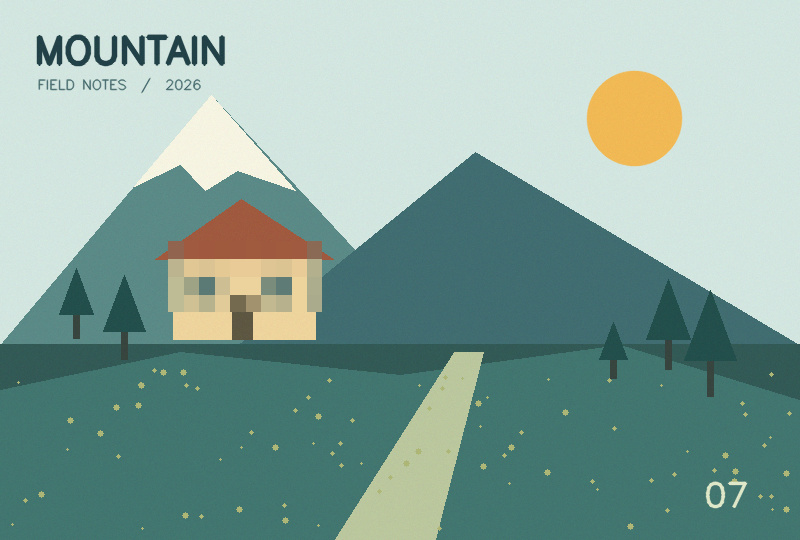
#> input picture samples/template.jpg, 800 x 540 px; the run also reads 2 pictures not shown here
$ python create_demo.py
#> lines starting #> are read from the running program, lines starting #| are printed output that depends on the picture; after the words box and inside, x2 and y2 are one past the last pixel; in counts of white or black regions, pixels touching at a corner belong together
### mosaic_repair/core.py
"""Image alignment and strictly masked compositing. Coordinates are original pixels."""
from __future__ import annotations

from dataclasses import dataclass
from io import BytesIO
from pathlib import Path
import math
import os
import tempfile

import cv2
import numpy as np
from PIL import Image, ImageOps, UnidentifiedImageError

MAX_PIXELS = 36_000_000
MAX_EDGE = 16000
MODES = {"similarity": 2, "affine": 3, "perspective": 4}


class RepairError(ValueError):
    """An actionable error suitable for display in the application."""


@dataclass
class Alignment:
    matrix: np.ndarray
    message: str
    inliers: int = 0
    error: float = 0.0


def read_image(value: str | Path | bytes) -> np.ndarray:
    try:
        with Image.open(BytesIO(value) if isinstance(value, bytes) else value) as image:
            w, h = image.size
            if w * h > MAX_PIXELS or max(w, h) > MAX_EDGE:
                raise RepairError("图片过大：每张最多 3600 万像素，单边最多 16000 像素。")
            array = np.array(ImageOps.exif_transpose(image).convert("RGBA"))
            array.setflags(write=False)
            return array
    except (UnidentifiedImageError, OSError, Image.DecompressionBombError) as exc:
        raise RepairError(f"无法读取图片：{exc}") from exc


def png_bytes(array: np.ndarray) -> bytes:
    output = BytesIO()
    Image.fromarray(array).save(output, format="PNG")
    return output.getvalue()


def atomic_write(path: str | Path, data: bytes) -> None:
    path = Path(path)
    tmp = None
    try:
        with tempfile.NamedTemporaryFile(dir=path.parent, prefix=".mrepair-", delete=False) as f:
            tmp = f.name
            f.write(data)
            f.flush()
            os.fsync(f.fileno())
        os.replace(tmp, path)
    finally:
        if tmp and os.path.exists(tmp):
            os.unlink(tmp)


def export_image(path: str | Path, image: np.ndarray) -> None:
    output = BytesIO()
    pil = Image.fromarray(image)
    suffix = Path(path).suffix.lower()
    if suffix in (".jpg", ".jpeg"):
        background = Image.new("RGB", pil.size, "white")
        background.paste(pil, mask=pil.getchannel("A"))
        background.save(output, "JPEG", quality=95, subsampling=0)
    elif suffix == ".png":
        pil.save(output, "PNG")
    else:
        raise RepairError("导出格式请选择 PNG 或 JPEG。")
    atomic_write(path, output.getvalue())


def validate_matrix(matrix: np.ndarray, source_shape, target_shape) -> np.ndarray:
    matrix = np.asarray(matrix, dtype=np.float64)
    if matrix.shape != (3, 3) or not np.isfinite(matrix).all() or abs(matrix[2, 2]) < 1e-10:
        raise RepairError("对齐矩阵无效，请重新校准。")
    matrix = matrix / matrix[2, 2]
    if abs(np.linalg.det(matrix)) < 1e-10 or np.linalg.cond(matrix) > 1e12:
        raise RepairError("校准点无法确定稳定的变换，请选择分散且不共线的点。")
    h, w = source_shape[:2]
    th, tw = target_shape[:2]
    corners = np.float32([[0, 0], [w, 0], [w, h], [0, h]])
    denominators = np.c_[corners, np.ones(4)] @ matrix[2]
    if np.any(denominators <= 1e-6):
        raise RepairError("透视变换经过无穷远点，请重新选择校准点。")
    polygon = cv2.perspectiveTransform(corners[None], matrix)[0]
    area = abs(cv2.contourArea(polygon))
    if not cv2.isContourConvex(polygon) or area < 4 or area > tw * th * 100:
        raise RepairError("对齐结果变形过大，请更换对齐方式或手动校准。")
    target_polygon = np.float32([[0, 0], [tw, 0], [tw, th], [0, th]])
    overlap, _ = cv2.intersectConvexConvex(polygon, target_polygon)
    if overlap < 1:
        raise RepairError("对齐后的补充图与模板没有重叠。")
    return matrix


# [39 lines left out: function manual_align, not called in this run]


def _working_gray(image):
    h, w = image.shape[:2]
    scale = min(1.0, 1600.0 / max(h, w))
    size = (max(1, round(w * scale)), max(1, round(h * scale)))
    small = cv2.resize(image, size, interpolation=cv2.INTER_AREA) if scale < 1 else image
    gray = cv2.cvtColor(small, cv2.COLOR_RGBA2GRAY)
    gray = cv2.createCLAHE(2.0, (8, 8)).apply(gray)
    mask = np.uint8(small[:, :, 3] > 240) * 255
    return gray, mask, np.diag([w / size[0], h / size[1], 1.0])


def auto_align(source: np.ndarray, target: np.ndarray, mode="similarity", crop=None) -> Alignment:
    if mode not in MODES:
        raise RepairError("未知的对齐方式。")
    working_source = source
    offset = np.eye(3)
    if crop is not None:
        x, y, w, h = crop
        working_source = source[y:y+h, x:x+w]
        offset[:2, 2] = (x, y)
    gray_s, mask_s, scale_s = _working_gray(working_source)
    scale_s = offset @ scale_s
    gray_t, mask_t, scale_t = _working_gray(target)
    sift = cv2.SIFT_create(nfeatures=6000, contrastThreshold=0.015)
    ks, ds = sift.detectAndCompute(gray_s, mask_s)
    kt, dt = sift.detectAndCompute(gray_t, mask_t)
    if ds is None or dt is None or min(len(ds), len(dt)) < 8:
        raise RepairError("图片可用特征太少。请用手动校准，在两张图上点选对应位置。")
    matcher = cv2.BFMatcher(cv2.NORM_L2)
    def good_matches(first, second):
        return {pair[0].queryIdx: pair[0].trainIdx for pair in matcher.knnMatch(first, second, k=2)
                if len(pair) == 2 and pair[0].distance < 0.75 * pair[1].distance}
    forward, reverse = good_matches(ds, dt), good_matches(dt, ds)
    matches = [(i, j) for i, j in forward.items() if reverse.get(j) == i]
    required = 12 if mode == "perspective" else 8
    if len(matches) < required:
        raise RepairError(f"可靠匹配点不足（{len(matches)}/{required}）。请改用手动校准。")
    src = np.float32([ks[i].pt for i, _ in matches])
    dst = np.float32([kt[j].pt for _, j in matches])
    if mode == "perspective":
        matrix, mask = cv2.findHomography(src, dst, cv2.RANSAC, 3.0, maxIters=4000, confidence=0.995)
    else:
        estimate = cv2.estimateAffinePartial2D if mode == "similarity" else cv2.estimateAffine2D
        affine, mask = estimate(src, dst, method=cv2.RANSAC, ransacReprojThreshold=3.0,
                                maxIters=4000, confidence=0.995, refineIters=15)
        matrix = None if affine is None else np.vstack([affine, [0, 0, 1]])
    if matrix is None or mask is None:
        raise RepairError("自动对齐失败，请改用手动校准。")
    inlier_mask = mask.ravel().astype(bool)
    n = int(inlier_mask.sum())
    if n < (8 if mode == "perspective" else 6) or n / len(matches) < 0.4:
        raise RepairError(f"匹配一致性不足（{n}/{len(matches)}），请手动校准。")
    # A cluster of features in a tiny patch does not constrain the whole image.
    for points, gray in ((src[inlier_mask], gray_s), (dst[inlier_mask], gray_t)):
        if cv2.contourArea(cv2.convexHull(points)) < gray.size * 0.005:
            raise RepairError("匹配点过于集中，整图对齐不可靠。请手动选择分散的对应点。")
    original_matrix = validate_matrix(scale_t @ matrix @ np.linalg.inv(scale_s), source.shape, target.shape)
    projected = cv2.perspectiveTransform(src[inlier_mask][None], matrix)[0]
    error = float(np.median(np.linalg.norm(projected - dst[inlier_mask], axis=1)) * scale_t[0, 0])
    return Alignment(original_matrix, f"自动对齐 · {n}/{len(matches)} 个匹配点 · 中位误差 {error:.2f} px", n, error)


# [86 lines left out: functions region_mask, composite, overlay, not called in this run]

### mosaic_repair/model.py
"""Editable state and portable ZIP-based project persistence (no pickle)."""
from __future__ import annotations

from dataclasses import dataclass, field, replace, asdict
from io import BytesIO
from pathlib import Path, PureWindowsPath
import base64
import json
import zipfile

import numpy as np

from .core import MODES, RepairError, atomic_write, png_bytes, read_image, validate_matrix
from .colors import ColorSettings, ColorTransform
from .selections import read_region_mask

MAX_TOTAL_PIXELS = 100_000_000
MAX_MANIFEST_BYTES = 16_000_000


@dataclass
class Region:
    rect: tuple[int, int, int, int]
    enabled: bool = True
    space: str = "source"
    kind: str = "rectangle"
    points: tuple = ()
    brush_size: int = 20
    mask_png: str = ""

    # [9 lines left out: function from_mask, not called in this run]

    @classmethod
    def from_shape(cls,kind,points,shape,brush_size=20):
        pts = np.asarray(points,dtype=float).reshape(-1,2)
        if len(pts)<(3 if kind=="polygon" else 1) or len(pts)>4096:
            raise RepairError("选区点数无效。多边形至少需要 3 个点。")
        h,w = shape[:2]
        margin = brush_size//2+1 if kind in ("brush","eraser") else 0
        low = np.floor(pts.min(axis=0)).astype(int)-margin
        high = np.ceil(pts.max(axis=0)).astype(int)+margin+1
        x,y = max(0,int(low[0])),max(0,int(low[1]))
        ex,ey = min(w,int(high[0])),min(h,int(high[1]))
        if ex<=x or ey<=y:
            raise RepairError("选区超出模板范围。")
        return cls((x,y,ex-x,ey-y),True,"template",kind,
                   tuple(tuple(float(v) for v in p) for p in pts),brush_size)


@dataclass
class Source:
    name: str
    image: np.ndarray
    matrix: np.ndarray | None = None
    mode: str = "similarity"
    message: str = "尚未对齐"
    regions: list[Region] = field(default_factory=list)
    source_points: list[tuple[float, float]] = field(default_factory=list)
    target_points: list[tuple[float, float]] = field(default_factory=list)
    enabled: bool = True
    crop: tuple[int, int, int, int] | None = None
    color: ColorSettings = field(default_factory=ColorSettings)

    # [10 lines left out: functions bounds, visible_pairs, not called in this run]


@dataclass
class Document:
    base_name: str
    base: np.ndarray
    sources: list[Source] = field(default_factory=list)
    feather: int = 3
    original_paths: tuple[str, ...] = ()
    base_path: str | None = None

    # [11 lines left out: functions clone, check_capacity, not called in this run]


def save_project(path, document: Document):
    version = 3 if any(r.kind=="wand" for s in document.sources for r in s.regions) else 2
    manifest = {"version": version, "base_name": document.base_name, "feather": document.feather,
                "base_path": document.base_path, "original_paths": document.original_paths, "sources": []}
    output = BytesIO()
    with zipfile.ZipFile(output, "w", compression=zipfile.ZIP_STORED) as archive:
        archive.writestr("images/base.png", png_bytes(document.base))
        for i, source in enumerate(document.sources):
            image_path = f"images/source-{i}.png"
            archive.writestr(image_path, png_bytes(source.image))
            manifest["sources"].append({"name": source.name, "image": image_path,
                "matrix": None if source.matrix is None else source.matrix.tolist(),
                "mode": source.mode, "message": source.message, "enabled": source.enabled, "crop": source.crop,
                "regions": [asdict(r) for r in source.regions], "color": asdict(source.color),
                "source_points": source.source_points, "target_points": source.target_points})
        parameters = json.dumps(manifest, ensure_ascii=False, allow_nan=False).encode("utf-8")
        if len(parameters)>MAX_MANIFEST_BYTES:
            raise RepairError("工程选区数据过多，请删除部分选区后再保存。")
        archive.writestr("manifest.json", parameters)
    atomic_write(path, output.getvalue())


# [140 lines left out: functions load_project, read_color_settings, not called in this run]

### mosaic_repair/selections.py
"""Selections rasterized in original template/source pixel coordinates."""
import base64
from io import BytesIO

import cv2
import numpy as np
from PIL import Image

from .core import RepairError


# [47 lines left out: functions read_region_mask, magic_wand_mask, not called in this run]


def paint_region(mask,region,offset=(0,0)):
    kind = getattr(region,"kind","rectangle")
    color = 0 if kind=="eraser" else 255
    ox,oy = offset
    if kind=="wand":
        x,y,w,h = region.rect
        selection = read_region_mask(region)
        # Painting adds only selected pixels, preserving earlier selections in holes.
        x0,y0 = max(x,ox),max(y,oy)
        x1,y1 = min(x+w,ox+mask.shape[1]),min(y+h,oy+mask.shape[0])
        if x1>x0 and y1>y0:
            view = mask[y0-oy:y1-oy,x0-ox:x1-ox]
            view[selection[y0-y:y1-y,x0-x:x1-x]>0] = 255
    elif kind=="rectangle":
        x,y,w,h = region.rect
        cv2.rectangle(mask,(x-ox,y-oy),(x+w-1-ox,y+h-1-oy),color,-1)
    else:
        points = np.rint(np.asarray(region.points)-[ox,oy]).astype(np.int32)
        if kind=="polygon":
            cv2.fillPoly(mask,[points],color)
        elif len(points):
            width = region.brush_size
            radius = max(1,width//2)
            for point in points:
                cv2.circle(mask,tuple(point),radius,color,-1)
            if len(points)>1:
                cv2.polylines(mask,[points],False,color,width)


# [16 lines left out: function region_contours, not called in this run]


def source_masks(source,target_shape):
    h,w = target_shape[:2]
    sh,sw = source.image.shape[:2]
    legacy = np.zeros((sh,sw),np.uint8)
    for region in source.regions:
        if region.enabled and getattr(region,"space","source")=="source":
            paint_region(legacy,region)
    cx,cy,cw,ch = getattr(source,"crop",None) or (0,0,sw,sh)
    legacy[:cy]=0; legacy[cy+ch:]=0
    legacy[:,:cx]=0; legacy[:,cx+cw:]=0
    target = cv2.warpPerspective(legacy,source.matrix,(w,h),flags=cv2.INTER_LINEAR)
    target[target>0]=255
    template_only = np.zeros((h,w),np.uint8)
    for region in source.regions:
        if region.enabled and getattr(region,"space","source")=="template":
            paint_region(target,region)
            paint_region(template_only,region)
    if template_only.any():
        support = cv2.warpPerspective(template_only,np.linalg.inv(source.matrix),(sw,sh),flags=cv2.INTER_NEAREST)
        support = np.maximum(support,legacy)
    else:
        support = legacy
    support[:cy]=0; support[cy+ch:]=0
    support[:,:cx]=0; support[:,cx+cw:]=0
    return target,support

### mosaic_repair/colors.py
"""Robust global tone matching for registered versions of the same photograph."""
from dataclasses import dataclass
import cv2
import numpy as np


@dataclass(frozen=True)
class ColorTransform:
    gains: tuple = (1., 1., 1.)
    offsets: tuple = (0., 0., 0.)
    samples: int = 0


@dataclass
class ColorSettings:
    auto: bool = True
    strength: int = 100
    brightness: int = 0
    contrast: int = 0
    saturation: int = 0
    temperature: int = 0
    transform: ColorTransform | None = None

    def key(self):
        return (self.auto, self.strength, self.brightness, self.contrast,
                self.saturation, self.temperature, self.transform)


def estimate_color_transform(source, target, matrix, crop=None, exclusion=None):
    h,w = target.shape[:2]
    scale = min(1.,900/max(h,w))
    tw,th = max(1,round(w*scale)),max(1,round(h*scale))
    small_target = cv2.resize(target,(tw,th),interpolation=cv2.INTER_AREA)
    transform = np.diag([tw/w,th/h,1.]) @ matrix
    sh,sw = source.shape[:2]
    sx,sy,cw,ch = crop or (0,0,sw,sh)
    offset = np.array([[1,0,sx],[0,1,sy],[0,0,1.]])
    warped = cv2.warpPerspective(source[sy:sy+ch,sx:sx+cw],transform @ offset,(tw,th))
    valid = (warped[:,:,3]>250) & (small_target[:,:,3]>250)
    if exclusion is not None:
        valid &= cv2.resize(exclusion,(tw,th),interpolation=cv2.INTER_NEAREST)==0
    valid &= (warped[:,:,:3].min(axis=2)>3) & (warped[:,:,:3].max(axis=2)<252)
    valid &= (small_target[:,:,:3].min(axis=2)>3) & (small_target[:,:,:3].max(axis=2)<252)
    a = cv2.cvtColor(warped[:,:,:3].astype(np.float32)/255,cv2.COLOR_RGB2LAB)[valid]
    b = cv2.cvtColor(small_target[:,:,:3].astype(np.float32)/255,cv2.COLOR_RGB2LAB)[valid]
    if len(a)<64:
        raise ValueError("自动调色可用参考像素不足，请扩大裁切范围，或使用手动颜色调整。")
    if len(a)>100000:
        index = np.linspace(0,len(a)-1,100000).astype(int)
        a,b = a[index],b[index]
    keep = np.ones(len(a),bool)
    for _ in range(3):
        aa,bb = a[keep],b[keep]
        ma,mb = np.median(aa,axis=0),np.median(bb,axis=0)
        sa = np.percentile(aa,85,axis=0)-np.percentile(aa,15,axis=0)
        sb = np.percentile(bb,85,axis=0)-np.percentile(bb,15,axis=0)
        gains = np.clip(np.divide(sb,sa,out=np.ones(3),where=sa>1.5),.5,2.)
        ca = np.median(np.linalg.norm(aa[:,1:]-ma[1:],axis=1))
        cb = np.median(np.linalg.norm(bb[:,1:]-mb[1:],axis=1))
        gains[1:] = np.clip(cb/ca,.4,2.5) if ca>1 else 1.
        offsets = mb-gains*ma
        residual = np.linalg.norm((a*gains+offsets-b)*[1.,.7,.7],axis=1)
        keep = residual<=max(float(np.percentile(residual,80)),1.)
    return ColorTransform(tuple(float(v) for v in gains),tuple(float(v) for v in offsets),int(keep.sum()))


# [29 lines left out: functions adjust_rgb, adjust_image, not called in this run]

### tools/create_demo.py
"""Create an original geometric demo, with complementary masks and unequal resolutions."""
from pathlib import Path
import sys

import cv2
import numpy as np

sys.path.insert(0, str(Path(__file__).resolve().parents[1]))
from mosaic_repair.core import auto_align, export_image, read_image
from mosaic_repair.model import Document, Source, Region, save_project
from mosaic_repair.colors import estimate_color_transform
from mosaic_repair.selections import source_masks


def create_demo(root):
    output = root / "samples"
    output.mkdir(exist_ok=True)
    rng = np.random.default_rng(940)
    h, w = 540, 800
    rgb = np.empty((h,w,3), np.uint8)
    rgb[:] = (211,230,224)
    cv2.circle(rgb, (634,118), 47, (241,185,85), -1, cv2.LINE_AA)
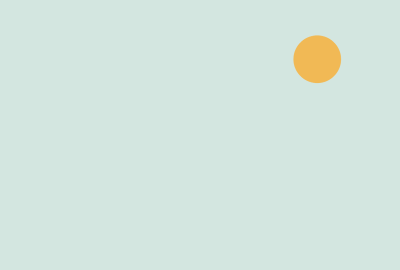
#> rgb: shape (540, 800, 3) (shown at 1/2 size); mean of channels 0, 1, 2 211.5, 229.3, 221.7; drawn as R, G, B
    cv2.fillPoly(rgb, [np.int32([[0,345],[211,95],[443,345]])], (91,138,135))
    cv2.fillPoly(rgb, [np.int32([[238,345],[475,152],[800,345]])], (65,109,113))
    cv2.fillPoly(rgb, [np.int32([[134,186],[211,95],[295,190],[237,170],[205,190],[180,164]])], (246,244,226))
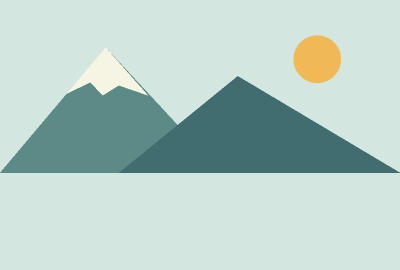
#> rgb: shape (540, 800, 3) (shown at 1/2 size); mean of channels 0, 1, 2 182.4, 205.7, 199.5; drawn as R, G, B
    cv2.rectangle(rgb, (0,344), (800,540), (51,90,86), -1)
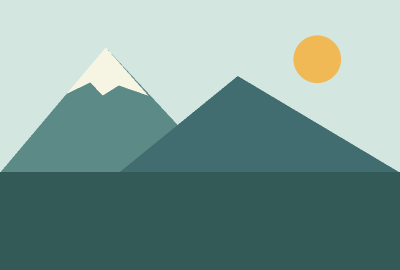
#> rgb: shape (540, 800, 3) (shown at 1/2 size); mean of channels 0, 1, 2 124.9, 155.3, 149.8; drawn as R, G, B
    cv2.fillPoly(rgb, [np.int32([[0,390],[180,352],[400,375],[620,345],[800,400],[800,540],[0,540]])], (66,118,112))
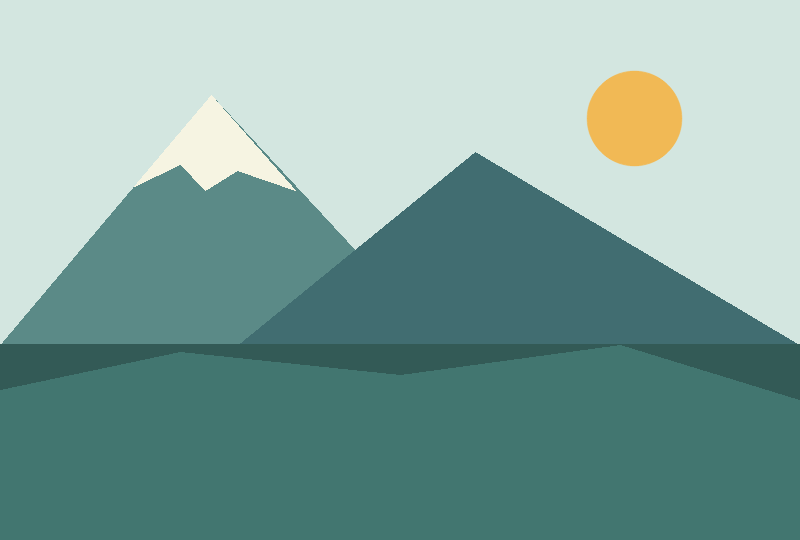
#> rgb: shape (540, 800, 3); mean of channels 0, 1, 2 129.7, 164.3, 158.1; drawn as R, G, B
    cv2.fillPoly(rgb, [np.int32([[335,540],[454,352],[483,352],[435,540]])], (187,199,158))
#> rgb: shape (540, 800, 3); 2.85% of pixels changed, all inside (x1, y1, x2, y2) = (335, 352, 484, 540)
    for x,y,size in ((76,303,35),(124,317,42),(668,324,45),(710,343,53),(613,350,28)):
        cv2.rectangle(rgb, (x-3,y), (x+3,y+size), (56,69,63), -1)
        cv2.fillPoly(rgb, [np.int32([[x-size//2,y+size//3],[x,y-size],[x+size//2,y+size//3]])], (35,79,76))
#> rgb: shape (540, 800, 3); mean of channels 0, 1, 2 132.6, 166, 158.8
    cv2.rectangle(rgb, (173,253), (315,339), (238,212,157), -1)
    cv2.fillPoly(rgb, [np.int32([[155,259],[241,199],[333,259]])], (160,90,63))
    for x in (192,266):
        cv2.rectangle(rgb, (x,275), (x+24,300), (57,101,107), -1)
        cv2.line(rgb, (x+12,275), (x+12,300), (238,212,157), 2)
#> rgb: shape (540, 800, 3); mean of channels 0, 1, 2 137, 167.2, 158.4
    cv2.rectangle(rgb, (232,294), (252,339), (94,87,66), -1)
#> rgb: shape (540, 800, 3); mean of channels 0, 1, 2 136.7, 166.9, 158.2
    for _ in range(85):
        x,y = rng.integers([8,370],[790,530])
        cv2.circle(rgb, (int(x),int(y)), int(rng.integers(1,4)), (174,183,119), -1)
#> rgb: shape (540, 800, 3); mean of channels 0, 1, 2 137, 167.1, 158.2
    cv2.putText(rgb, "MOUNTAIN", (34,63), cv2.FONT_HERSHEY_SIMPLEX, 1.25, (34,66,72), 3, cv2.LINE_AA)
    cv2.putText(rgb, "FIELD NOTES  /  2026", (37,89), cv2.FONT_HERSHEY_SIMPLEX, .45, (67,103,106), 1, cv2.LINE_AA)
    cv2.putText(rgb, "07", (704,506), cv2.FONT_HERSHEY_SIMPLEX, 1.1, (223,232,201), 2, cv2.LINE_AA)
    noise = rng.normal(0, 1.8, rgb.shape)
    rgb = np.uint8(np.clip(rgb.astype(float)+noise,0,255))
    clear = np.dstack([rgb, np.full((h,w),255,np.uint8)])
    region_a = (168,241,154,71)
    region_b = (599,340,130,85)
    template = clear.copy()
    def mosaic(image, rect):
#> called with rect = (168, 241, 154, 71)
        x,y,rw,rh = rect
        patch = image[y:y+rh,x:x+rw]
        reduced = cv2.resize(patch,(max(2,rw//15),max(2,rh//15)), interpolation=cv2.INTER_AREA)
        image[y:y+rh,x:x+rw] = cv2.resize(reduced,(rw,rh), interpolation=cv2.INTER_NEAREST)
    mosaic(template, region_a)
    export_image(output / "template.jpg", template)
    first = clear.copy()
    mosaic(first, region_b)
    first = cv2.resize(first, (640,432), interpolation=cv2.INTER_AREA)
    framed = np.full((522,720,4), (239,235,225,255), np.uint8)
    framed[45:477,40:680] = first
    cv2.putText(framed, "UNNEEDED BORDER", (45,27), cv2.FONT_HERSHEY_SIMPLEX, .5, (90,100,100,255), 1)
#> framed: shape (522, 720, 4); mean of channels 0, 1, 2, 3 162.6, 183.7, 174.6, 255
    lab = cv2.cvtColor(framed[:,:,:3].astype(np.float32)/255,cv2.COLOR_RGB2LAB)
#> lab: shape (522, 720, 3) float32; mean of channels 0, 1, 2 72.2, -8.5, 2.3
    lab[:,:,0] = lab[:,:,0]*.9+3
#> lab: shape (522, 720, 3) float32; mean of channels 0, 1, 2 67.9, -8.5, 2.3
    lab[:,:,1:] = lab[:,:,1:]*.75+[2,-3]
#> lab: shape (522, 720, 3) float32; mean of channels 0, 1, 2 67.9, -4.4, -1.2
    framed[:,:,:3] = np.uint8(np.clip(np.rint(cv2.cvtColor(lab,cv2.COLOR_LAB2RGB)*255),0,255))
    export_image(output / "source_1.jpg", framed)
    second = clear.copy()
    mosaic(second, region_a)
    second = cv2.resize(second,(1000,675),interpolation=cv2.INTER_CUBIC)
    export_image(output / "source_2.jpg", second)
    base, first, second = [read_image(output/name) for name in ("template.jpg", "source_1.jpg", "source_2.jpg")]
#> in read_image, image is the input picture: PIL image 800x540 RGB; mean R, G, B 135.3, 165.4, 156.8
#> (the rest of the program and of its run is left out)
